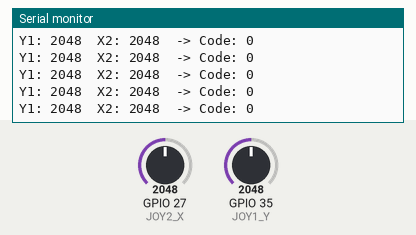
This sketch was run on a simulated ESP32. On the bench: the last lines printed to the serial monitor. The inputs (shaded band) are chosen by the test bench; at power-on: GPIO 27 (JOY2_X) = 2048, GPIO 35 (JOY1_Y) = 2048.

Above: at 1.3 s.
1.4 s: GPIO 27 (JOY2_X) set to 2866
At 1.9 s:
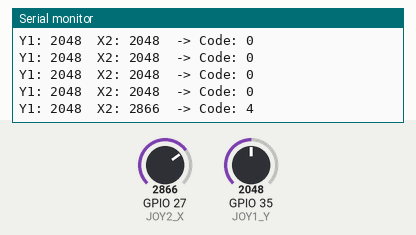
2.9 s: GPIO 35 (JOY1_Y) set to 2866
At 3.2 s:
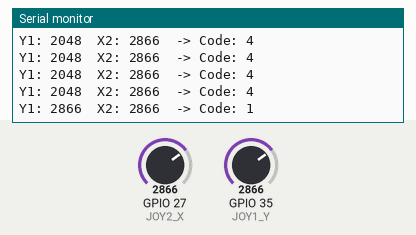
4.4 s: GPIO 27 (JOY2_X) set to 3603
At 4.47 s:
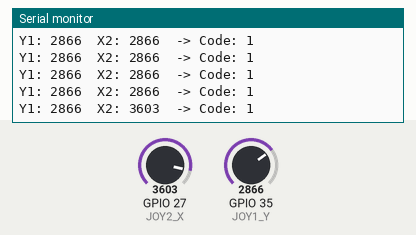
5.9 s: GPIO 35 (JOY1_Y) set to 3603
At 5.98 s:
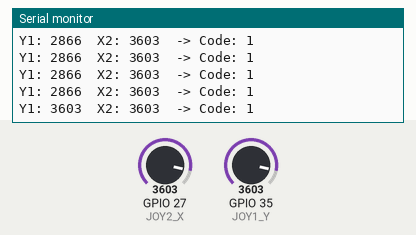
Timing chart, 0 to 8.4 s (numbered marks = the images above; inputs shaded):
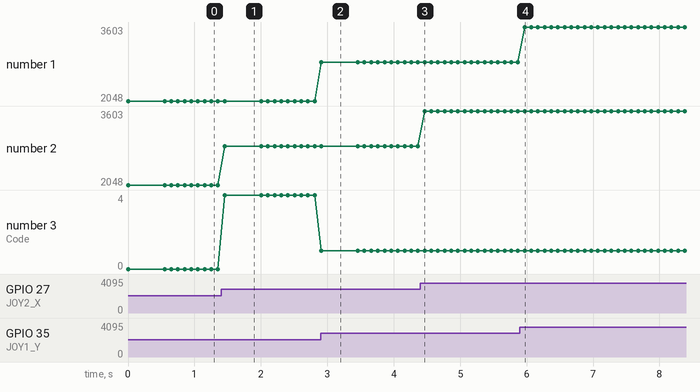

The sketch:

transmitter2.ino
```cpp
#include <Arduino.h>

#include <Arduino.h>
#include <RCSwitch.h>

// Joystick pins
#define JOY1_Y 35   // Forward / Backward
#define JOY2_X 27   // Left / Right

// RF transmitter pin
#define RF_TX_PIN 18

// Dead zone around center (tune as needed)
#define DEADZONE 200

// Calibrated centers
#define JOY1_CENTER 1875    // from your test (115–130)
#define JOY2_CENTER 1880   // from your test (1835–1840)

RCSwitch mySwitch = RCSwitch();

void setup() {
  Serial.begin(115200);

  pinMode(JOY1_Y, INPUT);
  pinMode(JOY2_X, INPUT);

  mySwitch.enableTransmit(RF_TX_PIN);
  mySwitch.setRepeatTransmit(5);

  Serial.println("RF Joystick Transmitter Ready!");
}

void loop() {
  int yVal = analogRead(JOY1_Y);
  int xVal2 = analogRead(JOY2_X);

  int codeToSend = 0; // Default: Stop

  // Forward / Backward (Joystick 1 - Y)
  if (yVal > (JOY1_CENTER + DEADZONE)) {
    codeToSend = 1; // Forward
  } else if (yVal < (JOY1_CENTER - DEADZONE)) {
    codeToSend = 2; // Backward
  }

  // Left / Right (Joystick 2 - X)
  else if (xVal2 < (JOY2_CENTER - DEADZONE)) {
    codeToSend = 3; // Left
  } else if (xVal2 > (JOY2_CENTER + DEADZONE)) {
    codeToSend = 4; // Right
  }

  // Debug info
  Serial.print("Y1: "); Serial.print(yVal);
  Serial.print("  X2: "); Serial.print(xVal2);
  Serial.print("  -> Code: ");
  Serial.println(codeToSend);

  // Only send if state changes
  static int lastCode = -1;
  if (codeToSend != lastCode) {
    mySwitch.send(codeToSend, 24);
    lastCode = codeToSend;
  }

  delay(100);
}
            
```

Measured:
- after the input at 1.4 s, the serial monitor: prints a new line after 0.05 s (image 1)
- after the input at 2.9 s, the serial monitor: prints a new line at once (image 2)
- after the input at 4.4 s, the serial monitor: prints a new line after 0.06 s (image 3)
- after the input at 5.9 s, the serial monitor: prints a new line after 0.07 s (image 4)
- plotted number 2: 2048 → 2866 after the input at 1.4 s, 2866 → 3603 after the input at 4.4 s
- plotted number 3: 0 → 4 after the input at 1.4 s
